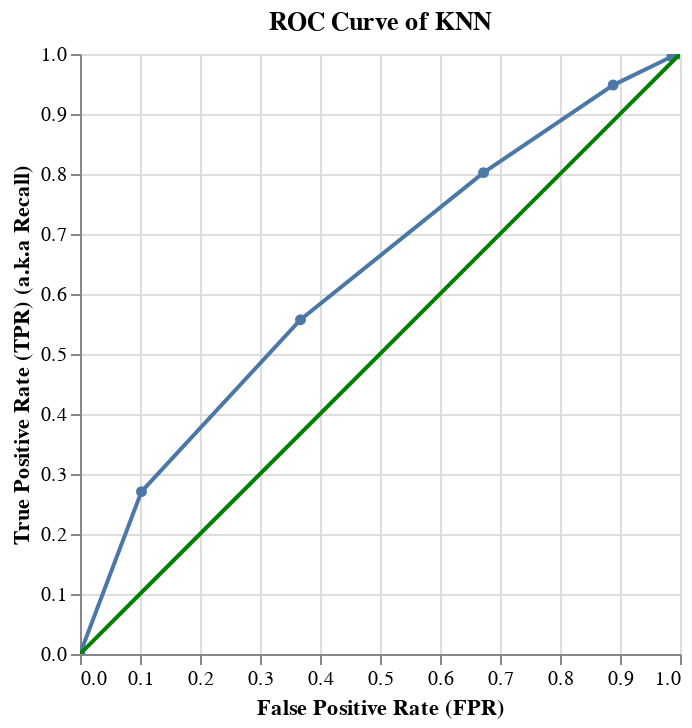

The cell this chart's notebook holds for it:
### Markdown cell above
AUC Score for KNN Classifier is 0.62.

### Code cell
df = pd.DataFrame({'fpr': fpr, 'tpr': tpr})
base = alt.Chart(df,title='ROC Curve of KNN').properties(width=300)

roc_curve = base.mark_line(point=True).encode(alt.X('fpr', title='False Positive Rate (FPR)',  sort=None),
    alt.Y('tpr', title='True Positive Rate (TPR) (a.k.a Recall)'),
)

roc_rule = base.mark_line(color='green').encode(x='fpr',y='fpr',size=alt.value(2)
)
(roc_curve + roc_rule).interactive()

### Figure 1 — Vega-Lite specification as saved in the notebook (floating-point values rounded to 4 significant figures)
{"config": {"view": {"continuousWidth": 400, "continuousHeight": 300}}, "layer": [{"mark": {"type": "line", "point": true}, "encoding": {"x": {"type": "quantitative", "field": "fpr", "sort": null, "title": "False Positive Rate (FPR)"}, "y": {"type": "quantitative", "field": "tpr", "title": "True Positive Rate (TPR) (a.k.a Recall)"}}, "selection": {"selector001": {"type": "interval", "bind": "scales", "encodings": ["x", "y"]}}, "title": "ROC Curve of KNN", "width": 300}, {"mark": {"type": "line", "color": "green"}, "encoding": {"size": {"value": 2}, "x": {"type": "quantitative", "field": "fpr"}, "y": {"type": "quantitative", "field": "fpr"}}, "title": "ROC Curve of KNN", "width": 300}], "data": {"name": "data-59682c3e2ccc01cbe62f2ef1dbc7d7be"}, "$schema": "https://vega.github.io/schema/vega-lite/v4.8.1.json", "datasets": {"data-59682c3e2ccc01cbe62f2ef1dbc7d7be": [{"fpr": 0.0, "tpr": 0.0}, {"fpr": 0.1024, "tpr": 0.2706}, {"fpr": 0.3675, "tpr": 0.5571}, {"fpr": 0.6726, "tpr": 0.8023}, {"fpr": 0.8886, "tpr": 0.9482}, {"fpr": 0.9866, "tpr": 0.9958}, {"fpr": 1.0, "tpr": 1.0}]}}
